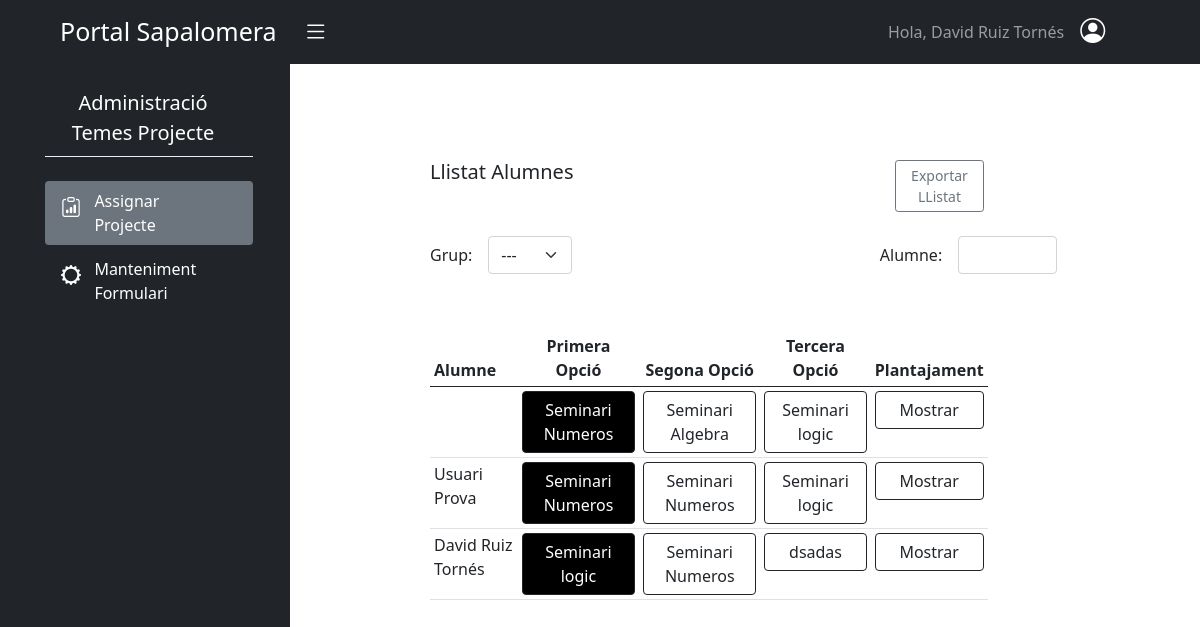
Screenshot of /batxilleratProjecte/assignarProjecte/ (signed in) with the database file from the repository.
### batx_seminaris/models.py (models this page shows)
class Solicitud(models.Model):
    plantajament = models.TextField()
    seminari = models.ForeignKey(Seminari, on_delete=models.CASCADE)
    usuari = models.ForeignKey(User, on_delete=models.CASCADE)
    assignat = models.BooleanField(default=False)

class Seminari(models.Model):
    nom = models.CharField(max_length=100)
    departament = models.ForeignKey(Departament, on_delete=models.CASCADE)
    places = models.PositiveSmallIntegerField()
    def __str__(self):
        return self.nom

### batx_seminaris/views.py (the view)
# urls.py: path('assignarProjecte/', AssignarProjecte, name='assignar-projecte'),
@login_required
def AssignarProjecte(request):
    if request.method == 'POST':
        solicitudId = request.POST.get('solicitudId')
        usuariId = request.POST.get('usuariId')
        seminariId = request.POST.get('seminariId')
        SolicitudsUsuari = Solicitud.objects.filter(usuari_id=usuariId)
        SolicitudAssignada = SolicitudsUsuari.filter(assignat=True).update(assignat=False)
        SolicitudAssignar = SolicitudsUsuari.filter(id=solicitudId).update(assignat=True)
        placesDisponibles = list(Solicitud.objects.values('seminari').annotate(num_places=F('seminari__places')-Count(Case(When(assignat=True, then=1)))))
        return JsonResponse({'data':placesDisponibles})
    else:
        Solicituds = Solicitud.objects.all()
        placesDisponibles = Solicitud.objects.values('seminari').annotate(num_places=F('seminari__places')-Count(Case(When(assignat=True, then=1))))
        solicitudsPerId={}
        for solicitud in Solicituds:
            solicitudsPerId.setdefault(solicitud.usuari_id, []).append(solicitud)
        llistaSolicitudsId = sorted(solicitudsPerId.items())
        return render(request, 'batx_seminaris/assignar_projecte.html', {'llista_solicituds': llistaSolicitudsId,'placesDisponibles':placesDisponibles})

### batx_seminaris/templates/batx_seminaris/assignar_projecte.html (shortened to what this page needs)
{% extends "base.html" %}
{% load crispy_forms_tags %}
{% load static %}
{% block content %}
<div id="wrapper">
  <div class="container-fluid">
      <div id="sidebar-wrapper">
          <ul class="sidebar-nav">
              <div class="row d-flex justify-content-center">
                  <div class="col-11">
                      <div class="row">
                          <div class="col-11 text-white">
                              <ul>
                                  <li  class="fs-5 nav-link pt-4 ps-1 text-center">Administració </br>Temes Projecte</li>
                                  <div style="background-color:#EAEFF5;height:1px;"></div>
                                  <li class=" rounded nav-link mt-4 bg-secondary" role="button">
                                    <div class="row">
                                      <div class="col-sm-2  pt-1">
                                        <i class="bi bi-clipboard-data me-3" style="font-size:20px;"></i>
                                      </div>
                                      <div class="col-sm-8 pe-2  me-4">
                                          Assignar<br>Projecte
                                      </div>
                                    </div>
                                  </li>
                                  <li onclick = "location.href= '{% url 'batxSeminaris:manteniment-formulari' %}'" class="nav-link color-boto rounded mt-1" role="button">
                                      <div class="row">
                                        <div class="col-sm-2 pt-1">
                                            <i class="bi bi-gear-wide" style="font-size:20px;" ></i>
                                        </div>
                                        <div class="col-sm-8">
                                            Manteniment <br> Formulari
                                        </div>
                                      </div>
                                    </li>
                              </ul>
                          </div>
                      </div>
                  </div>
              </div>
          </ul>
      </div>
      <div id="page-content-wrapper" class="overflow-auto" style="height:92vh">
          <div class="container-fluid">
            <div class="col p-1 ps-5">
              <div class="container p-5">
                <div class="row py-4">
                    <div class="col-sm-7">
                      <h5>Llistat Alumnes</h5>
                    </div>
                    <div class="col-sm-1"></div>
                    <div class="col-sm-2 pe-3">
                        <button type="button" class="btn btn-outline-secondary btn-sm">Exportar LListat</button>
                    </div>
                </div>
                <div class="row g-3 align-items-center">
                  <div class="col-auto">
                    <label for="grup" class="col-form-label">Grup:</label>
                  </div>
                  <div class="col-auto">
                    <select class="form-select" id="filter">
                      <option selected value="Tots">---</option>
                    </select>
                  </div>
                  <div class="col-auto">
                    <label for="alumne" class="col-form-label">Alumne:</label>
                  </div>
                  <div class="col-sm-2">
                    <input type="input" id="alumne" class="form-control">
                  </div>
                </div>
                <div class="row py-2">
                  <div class="col-md-10 py-5">
                    <table class=" table-responsive table table-sm table-hover">
                      <thead>
                        <tr>
                            <th>Alumne</th>
                            <th class="text-center">Primera Opció</th>
                            <th class="text-center">Segona Opció</th>
                            <th class="text-center">Tercera Opció</th>
                            <th class="text-center">Plantajament</th>
                        </tr>
                      </thead>
                      <tbody id="taulaSolicituds">
                        {% for key, value in llista_solicituds %}
                          <tr grup="{{value.0.usuari.groups.all.0}}">
                            <td>{{value.0.usuari.get_full_name}}</td>
                          {% for solicitud in value %}
                                <td>
                                  <button
                                        type="button"
                                        class="btn btn-outline-dark w-100 {% if solicitud.assignat == True %}active{% endif %}"
                                        data-bs-toggle="popover"
                                        usuari-id="{{solicitud.usuari_id}}"
                                        solicitud-id="{{solicitud.id}}"
                                        seminari-id="{{solicitud.seminari_id}}"
                                        data-bs-trigger="hover"
                                        data-bs-placement="top"
                                        data-bs-content="Places Disponibles: {% for places in placesDisponibles %}{% if solicitud.seminari_id == places.seminari %}{{places.num_places}}{% endif %} {% endfor %} " >{{solicitud.seminari}}</button>
                                </td>
                          {% endfor %}
                              <td>
                                <button type="button"
                                        class="btn btn-outline-dark w-100"
                                        data-bs-toggle="collapse"
                                        data-bs-target="#mostrar{{key}}"
                                        aria-controls="mostrar{{key}}">Mostrar</button>
                              </td>
                          </tr>
                        {% endfor %}
                      </tbody>
                    </table>
                  </div>
                </div>
              </div>
            </div>
          </div>
      </div>
  </div>
</div>
{% endblock %}

### templates/navbar.html (shortened to what this page needs)
<nav class="navbar navbar-expand-lg navbar-dark  bg-dark">
  <div class="container-fluid">
    <a class="navbar-brand ps-5" style="font-size: 25px;">Portal Sapalomera
      <i id="menu-toggle" type="button" class="navbar-toggle collapsed bg-dark bi bi-list" style="padding-left: 20px; font-size:25px;"collapse" data-target="#navbar" aria-expanded="false" aria-controls="navbar"></i>
    </a>
    <div style="margin-right: 5%;">
      <ul class="navbar-nav" >
        <li class="nav-item"><a class="nav-link">Hola, {{user.get_full_name}}</a></li>
        <div class="dropdown pe-4">
          <a class="p-0 ps-2 text-dark" role="button" id="dropdownMenuLink"  data-bs-toggle="dropdown" aria-expanded="false">
            <i class=" bi bi-person-circle text-white" style="font-size: 25px;"></i>
          </a>
        </div>
      </ul>
    </div>
  </div>
</nav>

### static/css/style.css (style rules this page uses)
* { margin: 0; padding: 0; box-sizing: border-box; }
.active { background-color: #000 !important; }
#wrapper { padding-left: 0; -webkit-transition: all 0.5s ease; -moz-transition: all 0.5s ease; -o-transition: all 0.5s ease; transition: all 0.5s ease; }
#sidebar-wrapper { position: fixed; left: 290px; z-index: 1000; overflow-y: auto; margin-left: -290px; width: 0; height: 100%; background:#212529; -webkit-transition: all 0.5s ease; -moz-transition: all 0.5s ease; -o-transition: all 0.5s ease; transition: all 0.5s ease; }
#page-content-wrapper { padding: 15px; width: 100%; }
.sidebar-nav { position: absolute; top: 0; margin: 0; padding: 0; width: 290px; list-style: none; }
@media (min-width: 768px) { #wrapper { padding-left: 290px; } }
@media (min-width: 768px) { #sidebar-wrapper { width: 290px; } }
@media (min-width: 768px) { #page-content-wrapper { padding: 20px; } }

### rows the page displays
Solicitud: seminari "Seminari Numeros"
Solicitud: seminari "Seminari Algebra"
Solicitud: seminari "Seminari logic"
Solicitud: usuari.last_name "Usuari Prova", seminari "Seminari Numeros"
Solicitud: seminari "Seminari Numeros"
Solicitud: seminari "Seminari logic"
Solicitud: usuari.last_name "David Ruiz Tornés", seminari "Seminari logic"
Solicitud: seminari "Seminari Numeros"
Solicitud: seminari "dsadas"

### other values shown
{{ user.get_full_name }} "David Ruiz Tornés"
